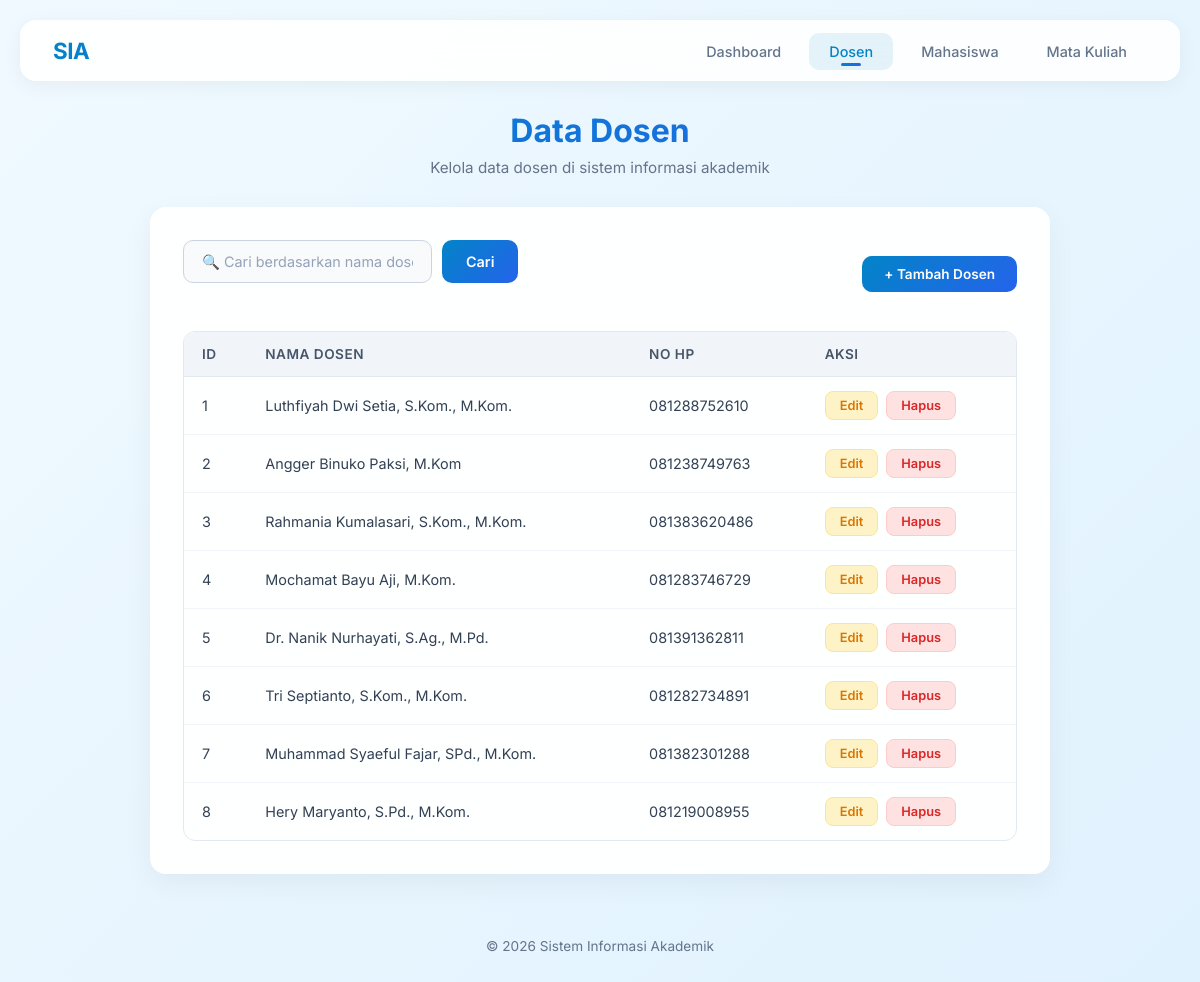
Screenshot of /view_dosen.php with the database file from the repository.
### tables this page shows
CREATE TABLE IF NOT EXISTS t_dosen (
    idDosen INT AUTO_INCREMENT PRIMARY KEY,
    namaDosen VARCHAR(50),
    noHPdosen VARCHAR(25)
);

### view_dosen.php (the view, shortened to what this page needs)
<?php
  include("koneksi.php");
  $search = "";
  $whereClause = "";
?>
<!DOCTYPE html>
<html lang="id">
<head>
    <link rel="stylesheet" href="style.css">
</head>
<body>
    <nav class="navbar">
        <div class="brand">SIA <span>| Sistem Informasi Akademik</span></div>
        <ul class="nav-links">
            <li><a href="index.php">Dashboard</a></li>
            <li><a href="view_dosen.php" class="active">Dosen</a></li>
            <li><a href="view_mahasiswa.php">Mahasiswa</a></li>
            <li><a href="view_matkul.php">Mata Kuliah</a></li>
        </ul>
    </nav>
    <div class="page-header fade-in">
        <h1>Data Dosen</h1>
        <p>Kelola data dosen di sistem informasi akademik</p>
    </div>
    <div class="card fade-in">
        <div class="actions-bar">
            <form class="search-bar" method="GET" action="view_dosen.php">
                <input type="text" name="search" placeholder="🔍 Cari berdasarkan nama dosen..." value="<?php echo htmlspecialchars($search); ?>">
                <button type="submit">Cari</button>
            </form>
            <a href="input_dosen.php" class="btn btn-primary">+ Tambah Dosen</a>
        </div>
        <table class="data-table">
            <thead>
                <tr>
                    <th>ID</th>
                    <th>Nama Dosen</th>
                    <th>No HP</th>
                    <th>Aksi</th>
                </tr>
            </thead>
            <tbody>
                <?php
                  $query = "SELECT * FROM t_dosen" . $whereClause . " ORDER BY idDosen ASC";
                  $result = mysqli_query($link, $query);
                  if (mysqli_num_rows($result) > 0) {
                      while ($data = mysqli_fetch_assoc($result))
                      {
                          echo "<tr>";
                          echo "<td>$data[idDosen]</td>";
                          echo "<td>$data[namaDosen]</td>";
                          echo "<td>$data[noHPdosen]</td>";
                          echo '<td class="action-links">
                              <a href="edit_dosen.php?idDosen='.$data['idDosen'].'" class="btn btn-warning btn-sm">Edit</a>
                              <a href="hapus_dosen.php?idDosen='.$data['idDosen'].'" class="btn btn-danger btn-sm"
                                  onclick="return confirm(\'Anda yakin akan menghapus data?\')">Hapus</a>
                          </td>';
                          echo "</tr>";
                      }
                  } else {
                      echo '<tr><td colspan="4"><div class="empty-state"><div class="icon"></div><p>Belum ada data dosen' . ($search ? ' untuk pencarian "' . htmlspecialchars($search) . '"' : '') . '</p></div></td></tr>';
                  }
                ?>
            </tbody>
        </table>
    </div>
    <div class="footer">
        &copy; <?php echo date('Y'); ?> Sistem Informasi Akademik
    </div>
</body>
</html>

### style.css (style rules this page uses)
* { margin: 0; padding: 0; box-sizing: border-box; }
body { font-family: 'Inter', sans-serif; background: linear-gradient(135deg, #f0f9ff 0%, #e0f2fe 100%); min-height: 100vh; color: #334155; padding: 20px; }
.navbar { background: rgba(255, 255, 255, 0.9); backdrop-filter: blur(20px); border: 1px solid rgba(255, 255, 255, 0.5); border-radius: 16px; padding: 16px 32px; margin-bottom: 30px; display: flex; justify-content: space-between; align-items: center; box-shadow: 0 4px 20px rgba(0, 0, 0, 0.05); }
.navbar .brand { font-size: 1.4rem; font-weight: 700; background: linear-gradient(135deg, #0284c7 0%, #2563eb 100%); -webkit-background-clip: text; -webkit-text-fill-color: transparent; background-clip: text; letter-spacing: -0.5px; }
.navbar .brand span { font-weight: 400; opacity: 0.7; }
.nav-links { display: flex; gap: 8px; list-style: none; }
.nav-links a { text-decoration: none; color: #64748b; padding: 10px 20px; border-radius: 10px; font-size: 0.9rem; font-weight: 500; transition: all 0.3s cubic-bezier(0.4, 0, 0.2, 1); position: relative; }
.nav-links a:hover, .nav-links a.active { color: #0284c7; background: rgba(2, 132, 199, 0.1); }
.nav-links a.active::after { content: ''; position: absolute; bottom: 4px; left: 50%; transform: translateX(-50%); width: 20px; height: 3px; background: linear-gradient(135deg, #0284c7, #2563eb); border-radius: 2px; }
.page-header { text-align: center; margin-bottom: 30px; }
.page-header h1 { font-size: 2rem; font-weight: 700; background: linear-gradient(135deg, #0284c7 0%, #2563eb 100%); -webkit-background-clip: text; -webkit-text-fill-color: transparent; background-clip: text; margin-bottom: 8px; }
.page-header p { color: #64748b; font-size: 0.95rem; }
.card { background: rgba(255, 255, 255, 0.95); backdrop-filter: blur(20px); border: 1px solid rgba(255, 255, 255, 0.8); border-radius: 16px; padding: 32px; box-shadow: 0 10px 30px rgba(0, 0, 0, 0.05); max-width: 900px; margin: 0 auto; }
.search-bar { display: flex; gap: 10px; margin-bottom: 24px; max-width: 500px; }
.search-bar input[type="text"] { flex: 1; padding: 12px 18px; border-radius: 10px; border: 1px solid #cbd5e1; background: #f8fafc; color: #334155; font-family: 'Inter', sans-serif; font-size: 0.9rem; outline: none; transition: border-color 0.3s, box-shadow 0.3s; }
.search-bar input[type="text"]::placeholder { color: #94a3b8; }
.search-bar button { padding: 12px 24px; border-radius: 10px; border: none; background: linear-gradient(135deg, #0284c7 0%, #2563eb 100%); color: #fff; font-family: 'Inter', sans-serif; font-weight: 600; font-size: 0.9rem; cursor: pointer; transition: all 0.3s; }
.actions-bar { display: flex; justify-content: space-between; align-items: center; margin-bottom: 24px; flex-wrap: wrap; gap: 12px; }
.btn { display: inline-flex; align-items: center; gap: 6px; text-decoration: none; padding: 10px 22px; border-radius: 10px; font-family: 'Inter', sans-serif; font-weight: 600; font-size: 0.85rem; cursor: pointer; border: none; transition: all 0.3s cubic-bezier(0.4, 0, 0.2, 1); }
.btn-primary { background: linear-gradient(135deg, #0284c7 0%, #2563eb 100%); color: #fff; }
.btn-warning { background: #fef3c7; color: #d97706; border: 1px solid #fde68a; }
.btn-danger { background: #fee2e2; color: #dc2626; border: 1px solid #fecaca; }
.btn-sm { padding: 6px 14px; font-size: 0.8rem; border-radius: 8px; }
.data-table { width: 100%; border-collapse: separate; border-spacing: 0; overflow: hidden; border-radius: 12px; border: 1px solid #e2e8f0; }
.data-table thead { background: #f1f5f9; }
.data-table th { padding: 14px 18px; text-align: left; font-weight: 600; font-size: 0.85rem; color: #475569; text-transform: uppercase; letter-spacing: 0.5px; border-bottom: 1px solid #e2e8f0; }
.data-table td { padding: 14px 18px; font-size: 0.9rem; color: #334155; border-bottom: 1px solid #f1f5f9; }
.data-table tbody tr { transition: background 0.2s; }
.data-table tbody tr:last-child td { border-bottom: none; }
.data-table .action-links { display: flex; gap: 8px; }
.footer { text-align: center; padding: 24px; margin-top: 40px; color: #64748b; font-size: 0.85rem; }
.fade-in { animation: fadeIn 0.5s ease; }

### rows the page displays
t_dosen: idDosen "1", namaDosen "Luthfiyah Dwi Setia, S.Kom., M.Kom.", noHPdosen "081288752610"
t_dosen: idDosen "2", namaDosen "Angger Binuko Paksi, M.Kom", noHPdosen "081238749763"
t_dosen: idDosen "3", namaDosen "Rahmania Kumalasari, S.Kom., M.Kom.", noHPdosen "081383620486"
t_dosen: idDosen "4", namaDosen "Mochamat Bayu Aji, M.Kom.", noHPdosen "081283746729"
t_dosen: idDosen "5", namaDosen "Dr. Nanik Nurhayati, S.Ag., M.Pd.", noHPdosen "081391362811"
t_dosen: idDosen "6", namaDosen "Tri Septianto, S.Kom., M.Kom.", noHPdosen "081282734891"
t_dosen: idDosen "7", namaDosen "Muhammad Syaeful Fajar, SPd., M.Kom.", noHPdosen "081382301288"
t_dosen: idDosen "8", namaDosen "Hery Maryanto, S.Pd., M.Kom.", noHPdosen "081219008955"
